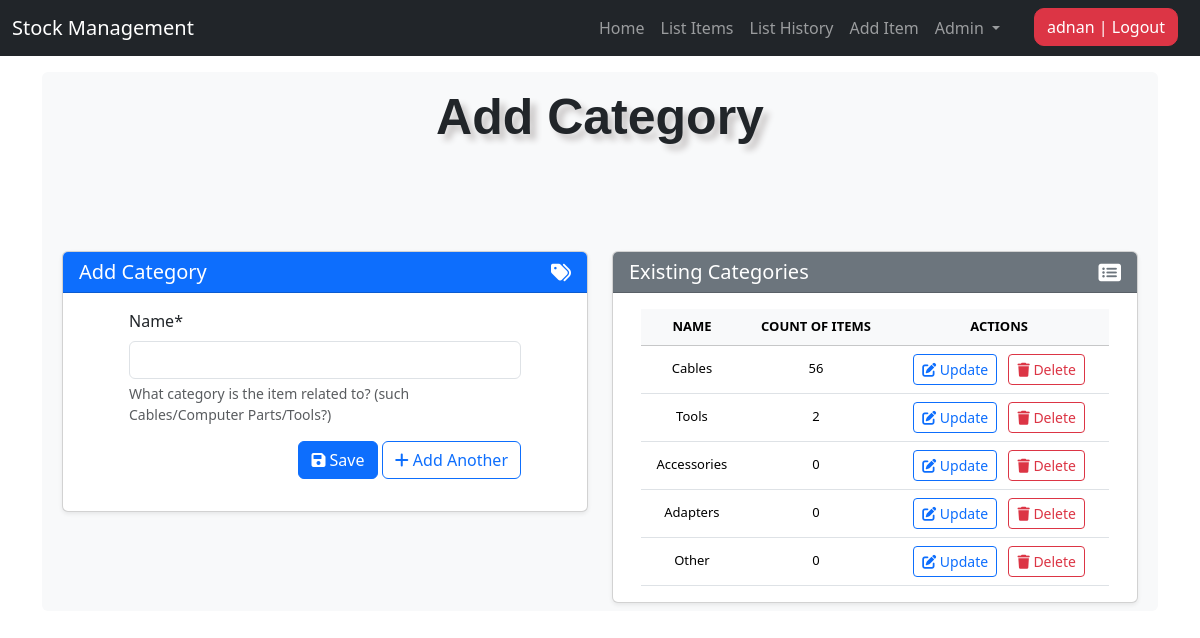
The page /add_category/ (signed in) on the database as committed earlier.
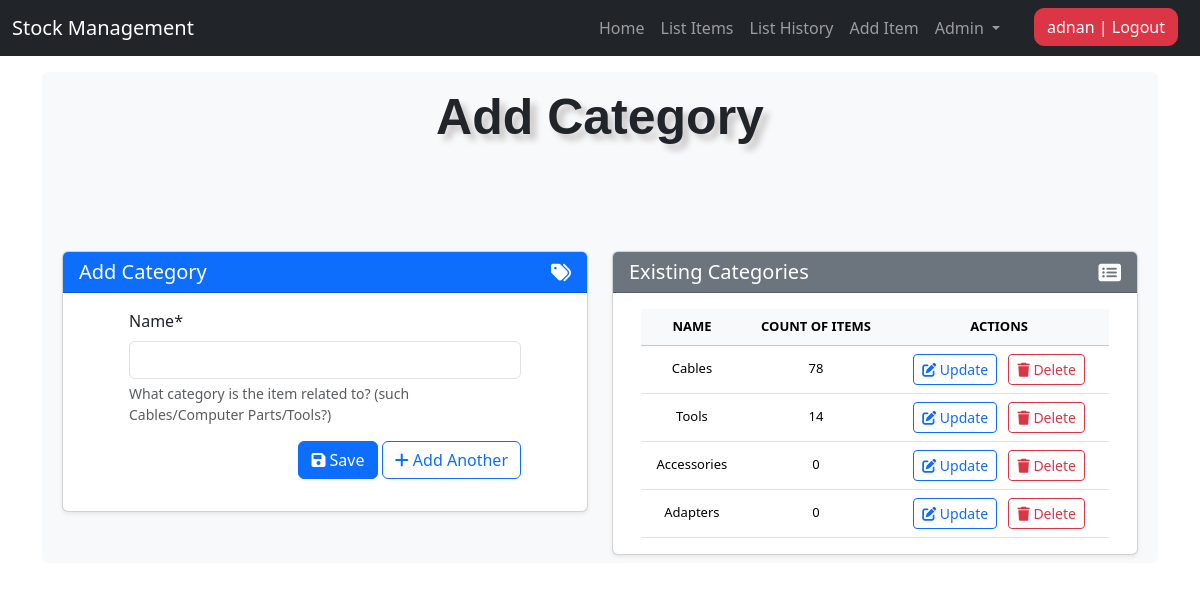
The same page on the database as committed later.
### stockmgmt/models.py (models this page shows, shortened)
class Category(models.Model):
    name = models.CharField(max_length=50, blank=False, null=True,
                            help_text="What category is the item related to? (such Cables/Computer Parts/Tools?)")

### stockmgmt/views.py (the view, shortened to what this page needs)
# urls.py: path('add_category/', views.add_category, name='add_category'),
@login_required
def add_category(request):
    form = CategoryCreateForm(request.POST or None)
    categories = Category.objects.annotate(
        total_quantity=Coalesce(Subquery(
            Stock.objects.filter(category=OuterRef('pk'))
            .values('category')
            .annotate(total=Sum('quantity'))
            .values('total')
        ), 0)
    )
    context = {
        "form": form,
        "title": "Add Category",
        "categories": categories,
    }
    return render(request, "./includes/add_category.html", context)

### stockmgmt/forms.py
class CategoryCreateForm(forms.ModelForm):
    class Meta:
        model = Category
        fields = [
            'name'
        ]

### stockmgmt/templates/includes/add_category.html (shortened to what this page needs)
{% extends 'base.html' %}
{% load crispy_forms_tags %}
{% block content %}
<div class="container mt-5">
    <div class="row">
        <div class="col-md-6">
            <div class="card shadow-sm">
                <div class="card-header bg-primary text-white d-flex justify-content-between align-items-center">
                    <h5 class="card-title mb-0">Add Category</h5>
                    <i class="fas fa-tags fa-lg"></i>
                </div>
                <div class="card-body">
                    <form method="POST" class="custom-fields needs-validation" novalidate>
                        <div class="mb-3">
                            {{ form.name|as_crispy_field }}
                        </div>
                        <div class="mb-3 text-end">
                            <button type="submit" name="save" class="btn btn-primary">
                                <i class="fas fa-save"></i> Save
                            </button>
                            {% if 'update' not in request.path %}
                            <button type="submit" name="add_another" class="btn btn-outline-primary">
                                <i class="fas fa-plus"></i> Add Another
                            </button>
                            {% endif %}
                        </div>
                    </form>
                </div>
            </div>
        </div>
        <div class="col-md-6">
            {% if 'update' not in request.path %}
            <div class="card shadow-sm mt-4 mt-md-0">
                <div class="card-header bg-secondary text-white d-flex justify-content-between align-items-center">
                    <h5 class="card-title mb-0">Existing Categories</h5>
                    <i class="fas fa-list-alt fa-lg"></i>
                </div>
                <div class="card-body">
                    <div class="table-responsive">
                        <table class="table table-hover align-middle">
                            <thead class="table-light">
                                <tr>
                                    <th>NAME</th>
                                    <th>COUNT OF ITEMS</th>
                                    <th>ACTIONS</th>
                                </tr>
                            </thead>
                            <tbody>
                                {% for instance in categories %}
                                <tr>
                                    <td>{{ instance.name|title }}</td>
                                    <td>{{ instance.total_quantity }}</td>
                                    <td>
                                        <a href="{% url 'update_category' instance.id %}"
                                            class="btn btn-sm btn-outline-primary me-2">
                                            <i class="fa-solid fa-pen-to-square"></i> Update
                                        </a>
                                        <a href="#" class="btn btn-sm btn-outline-danger"
                                            onclick="deleteCategoryConfirmation('{{ instance.name|title }}', '{% url 'delete_category' instance.id %}')">
                                            <i class="fa-solid fa-trash"></i> Delete
                                        </a>
                                    </td>
                                </tr>
                                {% endfor %}
                            </tbody>
                        </table>
                    </div>
                </div>
            </div>
            {% endif %}
        </div>
    </div>
</div>
{% endblock %}

Rows that differ between the two databases and show on the page:
removed Category: name "Other", total_quantity "0"
computed for Category "Cables": total_quantity "56" → "78"
computed for Category "Tools": total_quantity "2" → "14"
